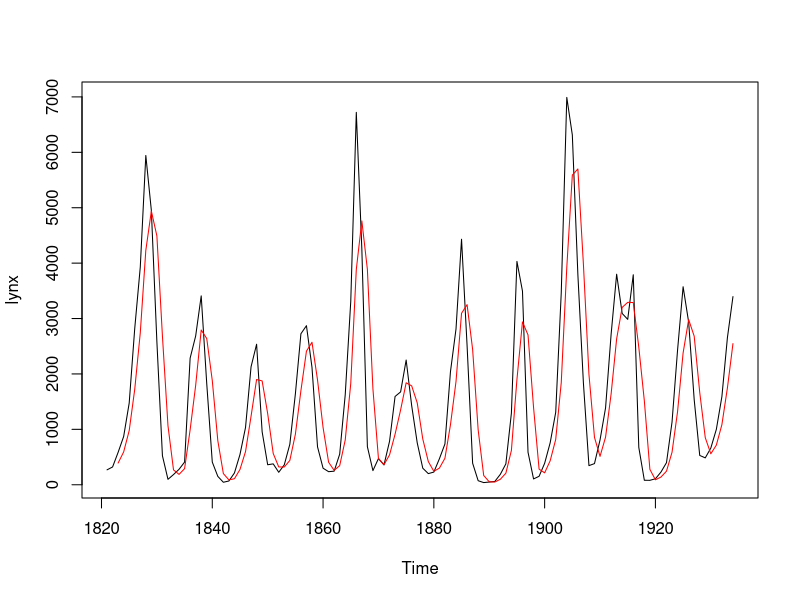

Here is the R script that generated this plot:
# source: http://r-tutorials.com/r-exercises-beginners-easy-functions/


# 1.

# a. Write a function “myfun” of x to the power of its index position (x, x^2, x^3, …)

myfun = function(x){
  x ^ (1 : length(x))
}

# b. Test the function with an x of 1:10

myfun(1:10)

# c. Enlarge the function “myfun” with a division through the index position (x, x^2 / 2, x^3 /3, …)

myfun = function(x){
  (x ^ (1 : length(x))/(1 : length(x)))
}

myfun(1:10)	

# --------------------------------------------------------------------------------------------------

# 2.

# a. Write a simple moving average function (length = 3)

mySMA = function(x){
  n = length(x)
  (x[1:(n-2)] + x[2:(n-1)] + x[3:n] )/3
}

# b. Use it on the lynx dataset

mySMA(lynx)

# c. Plot the SMA line against the original datset in a base plot
# Hint: get the SMA object in a time series class and start at the beginning of lynx+2

SMAline = ts(mySMA(lynx), start = 1823)

plot(lynx)
lines(SMAline, col ="red")

